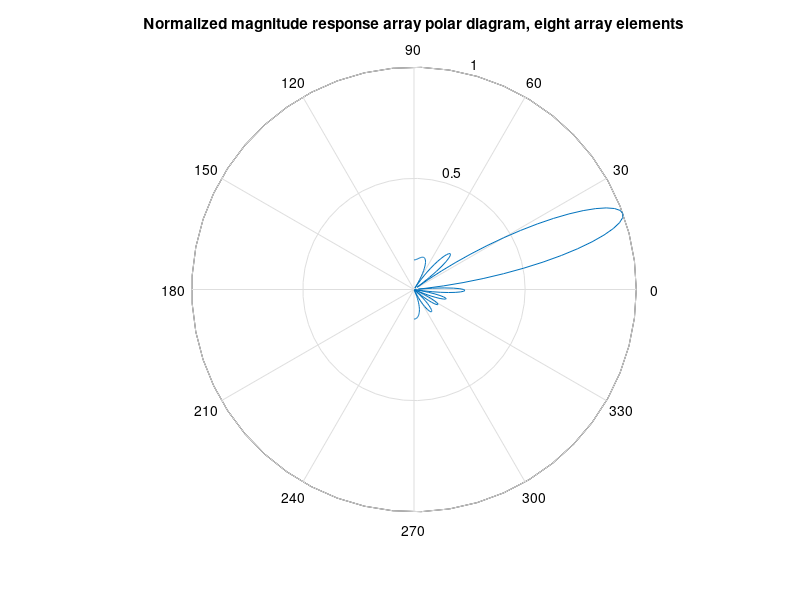
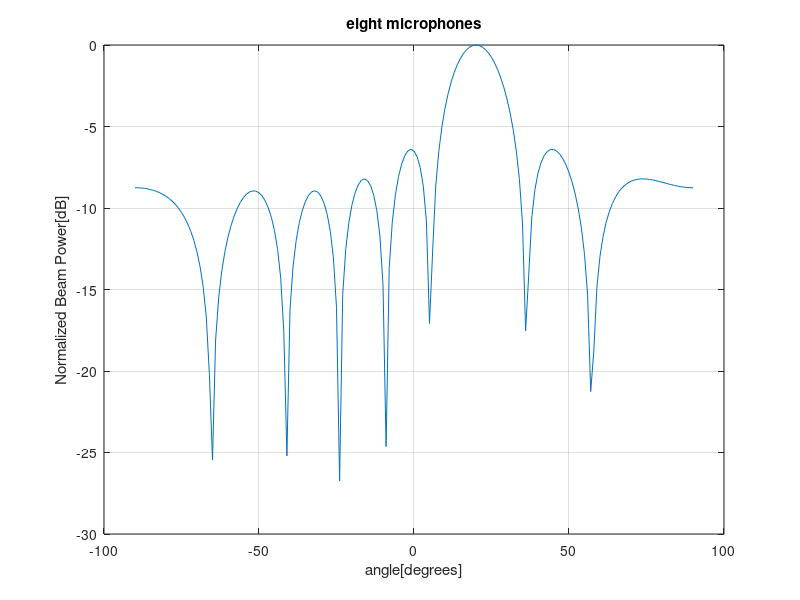

MATLAB code for these plots, in order:
close all
clear all
clc
m = 8;
signal=(sin(20* pi/180));
ad = exp (-1j * pi *[0: m-1]'*signal);% array response vector in the direction of desired signal. expect the direction of the array response vector
wop = ad;
thetas = [-90:90];
tm = thetas * pi/180;
am = exp (-1j * pi * [0: m-1]'* (sin (tm)));
A = abs (wop'* am);% array response array response
A = A / max (A);
figure, polar (tm, A)
A = 10 * log10 (A);% log figure log plot
title ('Normalized magnitude response array polar diagram, eight array elements')
figure, plot (thetas, A);
title ('eight microphones');
xlabel ('angle[degrees]');
ylabel ('Normalized Beam Power[dB]');
grid on